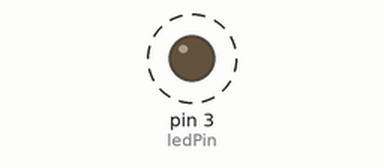
Simulated run of this sketch. Board: Arduino Uno, built with avr-gcc and run on an emulated ATmega328P. Shown: output pins drawn as LEDs (lit = HIGH). Dashed ring = blinking.

Above: at 0.5 s.
Timing chart, 0 to 4.6 s (numbered marks = the images above):
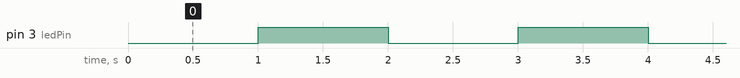

The sketch:

LED_intensity_code.ino
```cpp
int ledPin = 3; // pin, ke kterému je LED připojena (PWM pin)

void setup() {

    pinMode(ledPin, OUTPUT); // nastaví pin 3 jako výstup:
}

void loop() {

    analogWrite(ledPin, 0);// změní intenzitu jasu LED diody na pinu č.3 na hodnotu 0 (diodu zhasne)

    delay(1000);// počká 1000 milisekund

    analogWrite(ledPin, 255);// změní intenzitu jasu LED diody na pinu č.3 na maximální hodnotu. V případě 8bit PWM na hodnotu 255 (diodu rozne)

    delay(1000);// počká 1000 milisekund
}
```

Measured:
- by itself, pin 3 (ledPin): alternates HIGH for 1.0 s and LOW for 1.0 s
